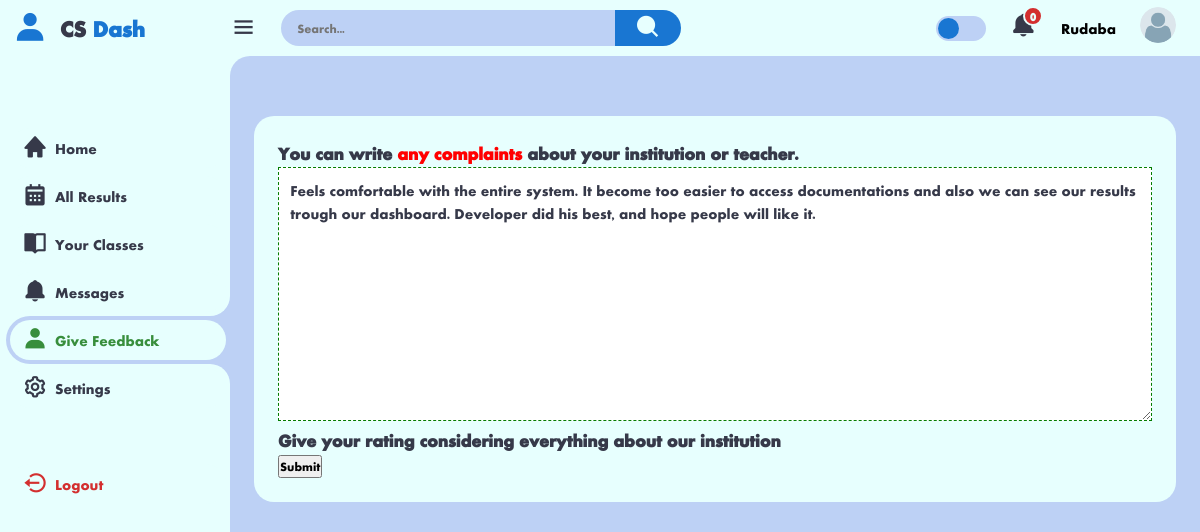
Page /student_dashboard/feedback (signed in) on the committed database.
### users/models.py (models this page shows, shortened)
class CustomUser(AbstractUser):
    username = None
    email = models.EmailField("email_address", unique=True, max_length=354)
    phone_number = models.CharField(max_length=15, blank=True, null=True)
    ROLE_CHOICES = [
        ('student', 'Student'),
        ('teacher', 'Teacher'),
        ('guardian', 'Guardian'),
    ]
    role = models.CharField(max_length=10, choices=ROLE_CHOICES)
    USERNAME_FIELD = "email"
    REQUIRED_FIELDS = ['phone_number']
    objects = CustomManager()
    class Meta:
        verbose_name_plural = "User Account *VIP*"

class Student(models.Model):
    user = models.OneToOneField(CustomUser, on_delete=models.CASCADE)
    basic_step_of_reg = models.BooleanField(default=False)
    choose_subjects = models.BooleanField(default=False)
    s_approval = models.BooleanField(default=False)
    guardian_phone_is_verified = models.BooleanField(default=False)
    s_name = models.CharField(max_length=170, null=True, blank=True)
    shift = models.ForeignKey(Shift, on_delete=models.CASCADE, null=True, blank=True)
    batch = models.ForeignKey(Batch, on_delete=models.CASCADE, null=True, blank=True)
    profile_pic = models.ImageField(upload_to="student", default='avatar.png')
    class_subjects = models.ForeignKey(ClassWithSubject, on_delete=models.CASCADE, null=True, blank=True)
    s_id = models.IntegerField(null=True, blank=True)
    guardian_phone = models.CharField(max_length=15)
    your_subjects = MultiSelectField(max_length=170, null=True, blank=True)
    s_phone = models.CharField(max_length=15, blank=True, null=True)
    guardian_email = models.EmailField(max_length=100, blank=True, null=True)
    created_at = models.DateTimeField(auto_now_add=True)
    updated_at = models.DateTimeField(auto_now=True)
    def __init__(self, *args, **kwargs):
        super(Student, self).__init__(*args, **kwargs)
        if self.class_subjects:
            self._meta.get_field('your_subjects').choices = [
                (subject.name.lower(), subject.name) for subject in self.class_subjects.subjects.all()
            ]
        else:
            self._meta.get_field('your_subjects').choices = [
                ('math', 'math')
            ]
    class Meta:
        verbose_name_plural = "User (Student)"

class StudetFeedback(models.Model):
    already_rated = models.BooleanField(default=False)
    student = models.ForeignKey(Student, on_delete=models.CASCADE)
    rate_us = models.IntegerField(null=True, blank=True)
    report = models.TextField(null=True, blank=True)

### home/views.py (the view, shortened to what this page needs)
# urls.py: path('student_dashboard/<str:page>', student_dashb, name="student_dashb"),
@login_required(login_url='userlogin')
def student_dashb(request, page=None):
    if request.user.role == 'student':
        if page == 'feedback':
            student = request.user.student
            feedback, created = StudetFeedback.objects.get_or_create(student=student, defaults={
                'already_rated': False,
                'rate_us': 0,
                'report': ''
            })
            context = {
                'data': feedback,
            }
            return render(request, 'student/dash_feedback.html', context)
        elif page == 'message':
            all_msg = MessageForStudent.objects.filter(message_for=request.user.student).order_by('-upload_at', 'visited')
            context = {
                'all_message': all_msg,
            }
            return render(request, 'student/dash_message.html', context)
        elif page == 'settings':
            return edit_profile(request)
        elif page == 'change_password':
            return change_password(request)
        elif page == 'result':
            mark = MarksOfStudent.objects.filter(student_id=request.user.student.s_id)
            return render(request, 'student/dash_result.html', context={'marks': mark})
        elif page == 'xm_schedule':
            schedule = ExamSchedule.objects.filter(batch__student=request.user.student)
            context={
                'schedule': schedule,
            }
            return render(request, 'student/xm_schedule.html', context)
    else:
        return render(request, 'main/404.html')

### home/public.py (called while the page is built, shortened)
def common_data(request):
    try:
        if request.user.role == "student":
            try:
                unviewed_msg_std = MessageForStudent.objects.filter(message_for = request.user.student, visited = False).count()
            except:
                unviewed_msg_std = 0
            context = {
                'unviewed_msg_std' : unviewed_msg_std,
            }
        else:
            context={}
    except:
        context = {}
    return context

### templates/student/dash_feedback.html (shortened to what this page needs)
{% extends 'student/dash_base.html' %}
{% block css %}
<link rel="stylesheet" href="https://cdnjs.cloudflare.com/ajax/libs/rateYo/2.3.2/jquery.rateyo.min.css">
{% endblock css %}
{% block content %}
<div class="bottom-data">
    <div class="orders">
        <form method="post">
            <h3>You can write <span style="color:red;"> any complaints </span> about your institution or teacher.</h3>
            <textarea class="input-field" name="speech" id="speech" cols="30" rows="10">{{ data.report }}</textarea>
            <h3>Give your rating considering everything about our institution </h3>
            <button type="submit">Submit</button>
        </form>
    </div>
</div>
{% endblock content %}

### templates/student/dash_base.html (shortened to what this page needs)
{% load static %}
<!DOCTYPE html>
<html lang="en">
<head>
    <link href='https://unpkg.com/boxicons@2.1.4/css/boxicons.min.css' rel='stylesheet'>
    <link rel="stylesheet" href="{% static 'css/d.css' %}">
    {% block css %}{% endblock css %}
</head>
<body>
    <div class="sidebar">
        <a href="{% url "student_dashb" 'home' %}" class="logo">
            <i class='bx bxs-user'></i>
            <div class="logo-name"><span> CS</span> Dash</div>
        </a>
        <ul class="side-menu">
            {% url 'student_dashb' page='home' as home %}
            {% url 'student_dashb' page='result' as result %}
            {% url 'student_dashb' page='class' as class %}
            {% url 'student_dashb' page='message' as message %}
            {% url 'student_dashb' page='feedback' as feedback %}
            {% url 'student_dashb' page='settings' as settings %}
            <li class="{% if request.path == home %}active{% endif %}">
                <a href="{% url 'student_dashb' page='home' %}"><i class='bx bxs-home'></i> Home </a>
            </li>
            <li class="{% if request.path == result %}active{% endif %}">
                <a href="{% url 'student_dashb' page='result' %}"><i class='bx bxs-calendar'></i>All Results</a>
            </li>
            <li class="{% if request.path == class %}active{% endif %}">
                <a href="{% url 'student_dashb' page='class' %}"><i class='bx bxs-book-open'></i>Your Classes</a>
            </li>
            <li class="{% if request.path == message %}active{% endif %}">
                <a href="{% url 'student_dashb' page='message' %}"><i class='bx bxs-bell'></i>Messages </a>
            </li>
            <li class="{% if request.path == feedback %}active{% endif %}">
                <a href="{% url 'student_dashb' page='feedback' %}"><i class='bx bxs-user'></i>Give Feedback </a>
            </li>
            <li class="{% if request.path == settings %}active{% endif %}">
                <a href="{% url 'student_dashb' page='settings' %}"><i class='bx bx-cog ' ></i>Settings</a>
            </li>
        </ul>
        <ul class="side-menu">
            <li>
                <a href="{% url "logout" %}" class="logout">
                    <i class='bx bx-log-out-circle' ></i>
                    Logout
                </a>
            </li>
        </ul>
  </div>
    <div class="content">
        <nav>
            <i class='bx bx-menu'></i>
            <form action="#">
                <div class="form-input">
                    <input type="search" placeholder="Search...">
                    <button class="search-btn" type="submit"><i class='bx bxs-search'></i></button>
                </div>
            </form>
            <label for="theme-toggle" class="theme-toggle"></label>
            <a href="{% url "student_dashb" 'message' %}" class="notif">
                {% if unviewed_msg_std == 0 %}
                <i class='bx bxs-bell'></i>
                {% else %}
                <i class='bx bxs-bell bx-tada'></i>
                {% endif %}
                <span class="count">{{unviewed_msg_std}}</span>
            </a>
            {{request.user.student.s_name}}
            <a href="{% url "student_dashb" 'settings' %}" class="profile">
                <img src="{{request.user.student.profile_pic.url}}">
            </a>
        </nav>
        <main>
            {% block content %}{% endblock %}
        </main>
    </div>
</body>
</html>

### rows in the picture
CustomUser: user.student.s_name "Rudaba", user.student.profile_pic (placeholder picture)
StudetFeedback: speech "Feels comfortable with the entire system. It become too easier to access documentations and also we can see our results trough our dashboard. Developer did his best, and hope people will like it."

### other values in the picture
{{ unviewed_msg_std }} "0"
